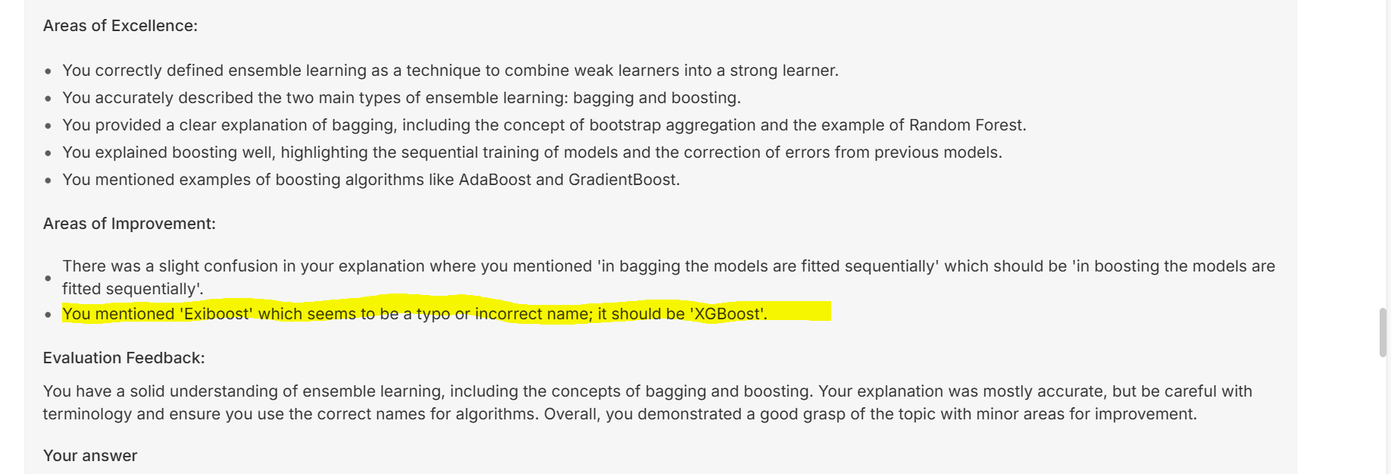
#> input picture Capture1.PNG, 1391 x 474 px, shrunk from 1836 x 625 before the run
$ jupyter execute --allow-errors 'Loadig text.ipynb'
#> lines starting #> are read from the running program, lines starting #| are printed output that depends on the picture; after the words box and inside, x2 and y2 are one past the last pixel; in counts of white or black regions, pixels touching at a corner belong together
## Extracting Text from different file sources.

* Image
* PDF
* DOCX

#### Extracting Text from Images
OCR (Optical Character Recognition)

[cell 1]
import pytesseract
import cv2
import matplotlib.pyplot as plt

[cell 2]
# lets Load and Process the image
image = cv2.imread('Capture1.PNG') # Load the image
#> image is the input picture: shape (474, 1391, 3); mean B, G, R 233.3, 238.4, 238.4
image = cv2.cvtColor(image, cv2.COLOR_BGR2RGB) # To convert BGR to RGB
image_grey = cv2.cvtColor(image, cv2.COLOR_BGR2GRAY) # To convert BGR to Grey
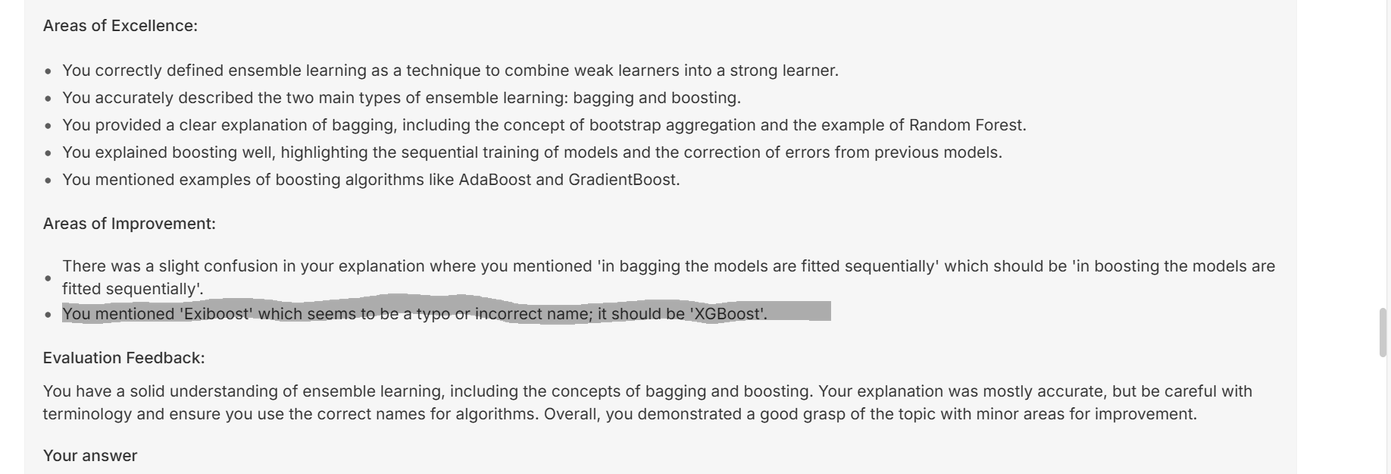
#> image_grey: shape (474, 1391); min 10, max 255, mean 236.9
_,image_bw = cv2.threshold(image_grey,120,255,cv2.THRESH_BINARY) # To convert Grey to Black and White
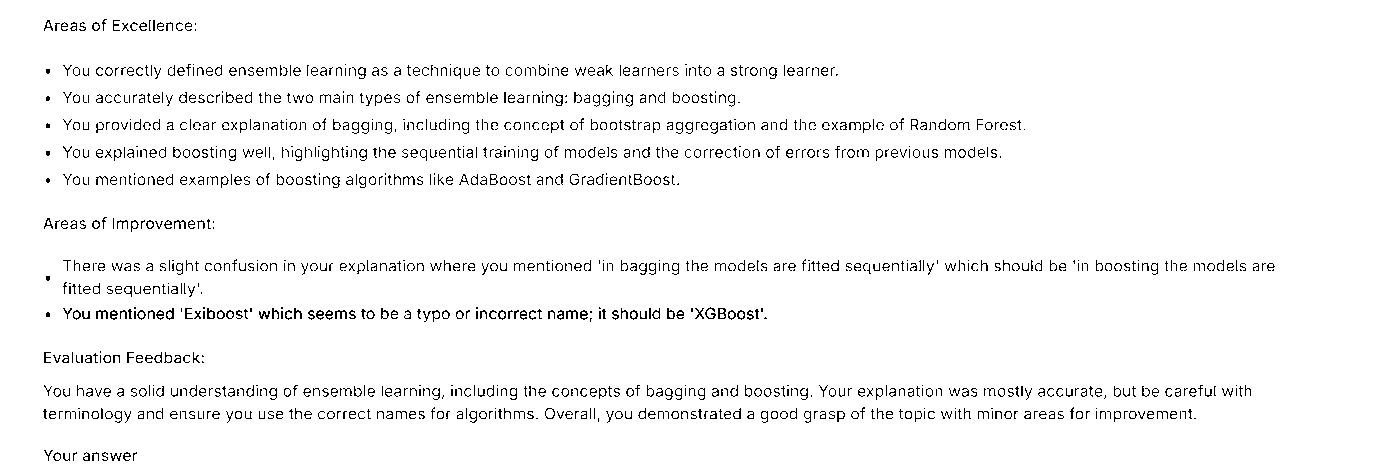
#> image_bw: shape (474, 1391); 96.5% white; black in thin lines or dots, all inside (x1, y1, x2, y2) = (43, 19, 1275, 461)

[cell 3]
image_grey

[cell 4]
plt.imshow(image_bw)

[cell 5]
# cv2.imshow('Grey Image', image_bw)
# cv2.waitKey(0)
# cv2.destroyAllWindows()

[cell 6]
pytesseract.pytesseract.tesseract_cmd = r'C:\Program Files\Tesseract-OCR\tesseract.exe' # Path where Tesseract is installed

[cell 7]
print(pytesseract.image_to_string(image_bw))
#> (this line was passed over: pytesseract is not available in this run)

Note:

* tesseract is working fine when we have a clear image with typed characters. But as we are giving any image of handwritten notes the text that is extracting is not good enough.

* Lets try another approach and use LLM model as OCR, we will compare the results and see.

[cell 8]
import google.generativeai as genai
import cv2
from PIL import Image
import os

[cell 9]
#activate api key

[cell 10]
from dotenv import load_dotenv
load_dotenv()

key = os.getenv("GOOGLE_API_KEY")
genai.configure(api_key=key)

[cell 11]
model = genai.GenerativeModel('gemini-2.5-flash-lite')

[cell 12]
prompt = '''You act as an OCR application on the given image and extract the text from it.
            Give only the text as output, do not give any other explanation or description.'''

[cell 13]
# lets Load and Process the image
image = cv2.imread('notes.jpg') # Load the image
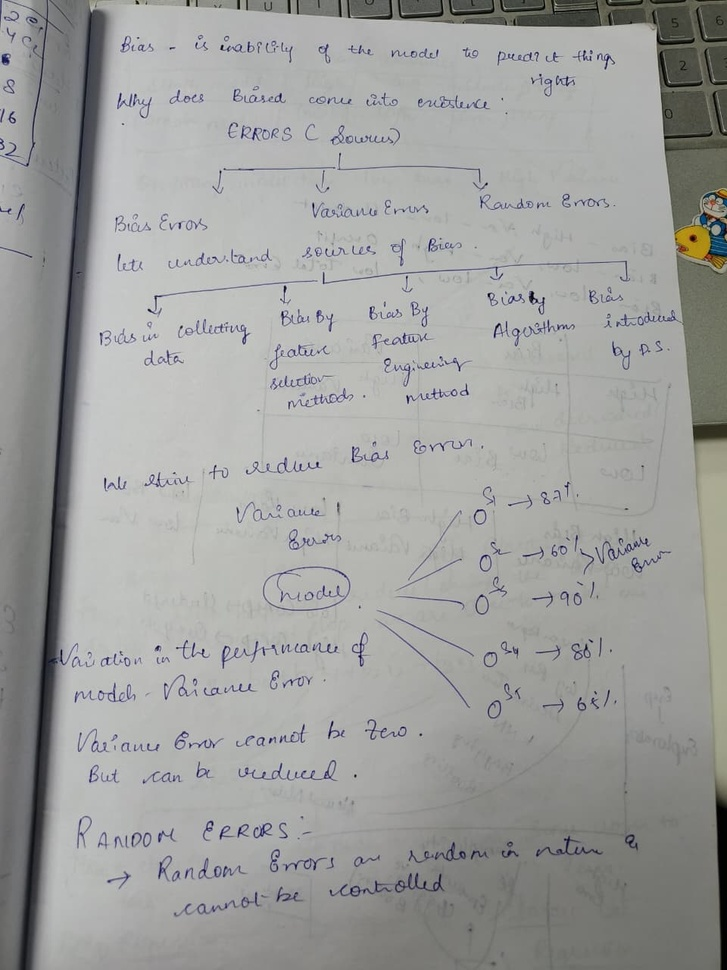
#> input picture notes.jpg, 727 x 970 px, shrunk from 960 x 1280 before the run
#> image is the input picture: shape (970, 727, 3); mean B, G, R 156.9, 158.6, 157.7
image = cv2.cvtColor(image, cv2.COLOR_BGR2RGB) # To convert BGR to RGB
image_grey = cv2.cvtColor(image, cv2.COLOR_BGR2GRAY) # To convert BGR to Grey
#> image_grey: shape (970, 727)
_,image_bw = cv2.threshold(image_grey,150,255,cv2.THRESH_BINARY) # To convert Grey to Black and Whit
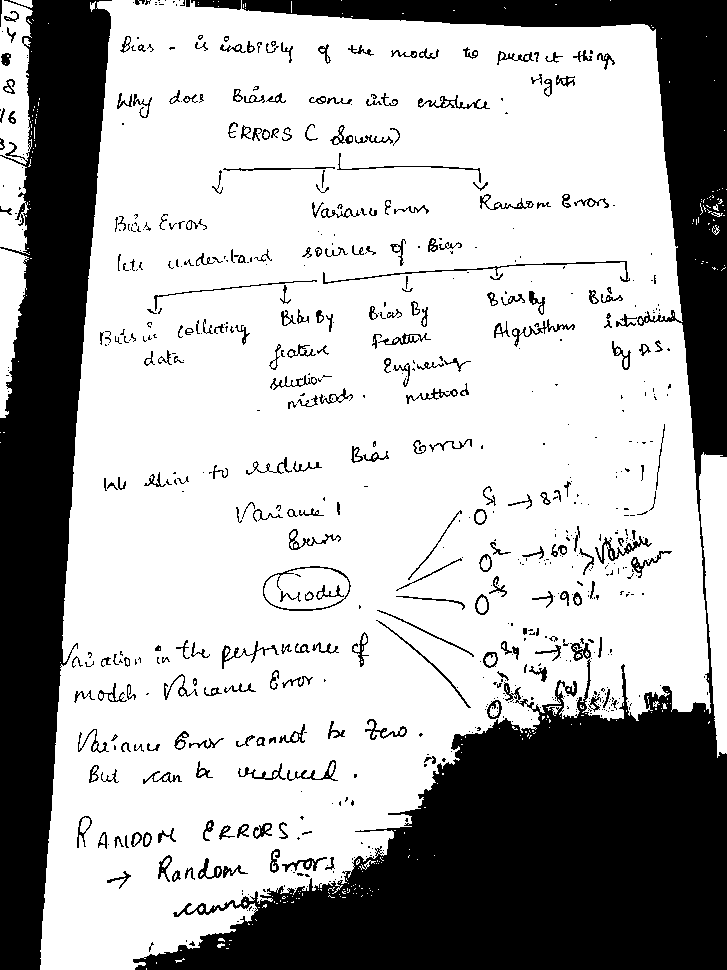
#> image_bw: shape (970, 727); 69.3% white; 709 black regions (434 under 20 px), largest, box (x1, y1, x2, y2) and area: (133, 0, 727, 970) 130513, (0, 0, 112, 970) 62338, (323, 261, 630, 284) 547
